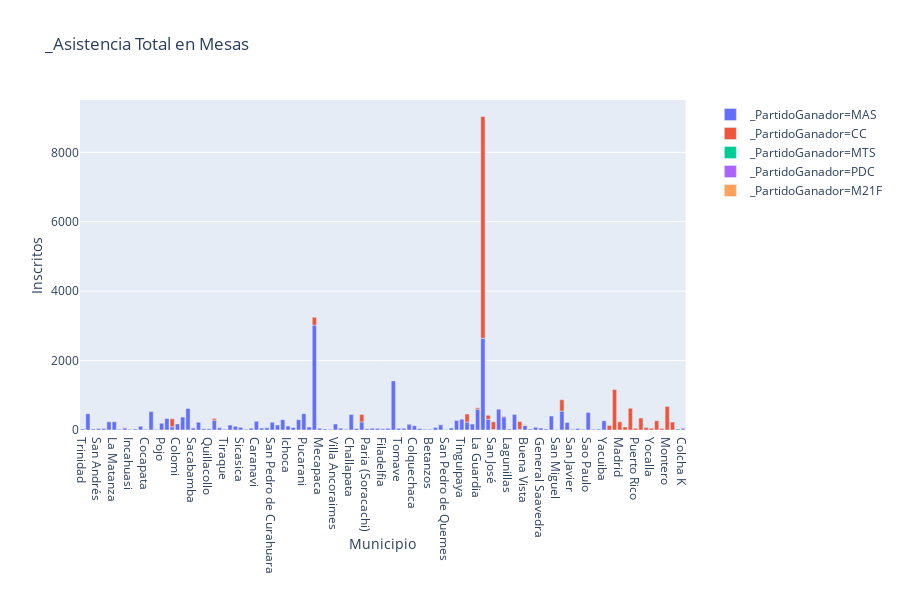

Write notebook code for a chart like this one.
### Markdown cell above
### Mesas con asistencia total por municipios y partido ganador

### Code cell
configure_plotly_browser_state()
fig = px.bar(df_total_asistencia, x="Municipio", y="Inscritos", title="_Asistencia Total en Mesas", color="_PartidoGanador")
fig.show()

### Figure 1 — Plotly figure (JSON) as saved in the notebook; plotly's stock layout.template omitted (floating-point values rounded to 4 significant figures)
{"data": [{"textposition": "auto", "hovertemplate": "_PartidoGanador=MAS<br>Municipio=%{x}<br>Inscritos=%{y}", "showlegend": true, "legendgroup": "_PartidoGanador=MAS", "name": "_PartidoGanador=MAS", "yaxis": "y", "y": [31, 469, 32, 44, 40, 236, 238, 23, 56, 20, 32, 109, 20, 530, 20, 196, 328, 92, 176, 371, 623, 55, 223, 38, 34, 284, 64, 24, 143, 109, 76, 21, 54, 252, 57, 63, 223, 141, 298, 114, 73, 298, 471, 83, 3022, 52, 28, 21, 172, 53, 24, 447, 43, 233, 36, 54, 48, 37, 47, 1415, 50, 47, 163, 122, 46, 23, 24, 75, 148, 18, 58, 275, 313, 230, 173, 601, 2644, 310, 13, 601, 380, 27, 449, 22, 128, 31, 80, 55, 32, 401, 18, 544, 219, 24, 46, 25, 502, 21, 27, 269], "hoverlabel": {"namelength": 0}, "offsetgroup": "_PartidoGanador=MAS", "xaxis": "x", "marker": {"color": "#636efa"}, "x": ["Trinidad", "Puerto Menor de Rurrenabaque", "Reyes", "San Andrés", "Guayaramerín", "Berazategui", "La Matanza", "Azurduy", "Monteagudo", "Incahuasi", "Sopachui", "Ayopaya (Villa de Independencia)", "Cocapata", "Chimoré", "Pocona", "Pojo", "Puerto Villarroel", "Cochabamba", "Colomi", "Sacaba", "Villa Tunari", "Sacabamba", "Cliza", "Alalay", "Quillacollo", "Tiquipaya", "Tapacarí", "Tiraque", "Calamarca", "Patacamaya", "Sicasica", "Umala", "Mocomoco", "Caranavi", "Santiago de Machaca", "Papel Pampa", "San Pedro de Curahuara", "Viacha", "Colquiri", "Ichoca", "Sapahaqui", "Laja", "Pucarani", "Achocalla", "El Alto", "Mecapaca", "Chuma", "Achacachi", "Villa Ancoraimes", "Calacoto", "Waldo Ballivian", "Challapata", "Caracollo", "Oruro", "Paria (Soracachi)", "Salinas de Garcí Mendoza", "Puerto Gonzalo Moreno", "Filadelfia", "Porvenir", "Sacaca", "Tomave", "San Pedro", "Toro Toro", "Colquechaca", "Pocoata", "Ravelo", "Betanzos", "Villazón", "Cotagaita", "San Pedro de Quemes", "Atocha", "Tupiza", "Tinguipaya", "Cotoca", "El Torno", "La Guardia", "Santa Cruz de La Sierra", "Pailón", "San José", "Charagua", "Gutiérrez", "Lagunillas", "Pampa Grande", "Puerto Quijarro", "Buena Vista", "Yapacaní", "Saipina", "General Saavedra", "Vallegrande", "San Ignacio", "San Miguel", "Warnes", "Concepción", "San Javier", "San Julian", "Sao José do Rio Preto", "Sao Paulo", "Bermejo", "Uriondo (Concepción)", "Yacuiba"], "alignmentgroup": "True", "type": "bar", "orientation": "v"}, {"textposition": "auto", "hovertemplate": "_PartidoGanador=CC<br>Municipio=%{x}<br>Inscritos=%{y}", "showlegend": true, "legendgroup": "_PartidoGanador=CC", "name": "_PartidoGanador=CC", "yaxis": "y", "y": [18, 133, 232, 44, 225, 1170, 238, 216, 89, 625, 51, 343, 70, 54, 230, 38, 6389, 113, 222, 16, 221, 269, 42, 678, 227, 326], "hoverlabel": {"namelength": 0}, "offsetgroup": "_PartidoGanador=CC", "xaxis": "x", "marker": {"color": "#EF553B"}, "x": ["Monteagudo", "Sucre", "Cochabamba", "Tiquipaya", "El Alto", "Nuestra Señora de La Paz", "Madrid", "Oruro", "Cruz de Machacamarca", "Sabaya", "Puerto Rico", "Cobija", "Potosí", "Yocalla", "Cotoca", "La Guardia", "Santa Cruz de La Sierra", "Pailón", "San José", "Gutiérrez", "Puerto Quijarro", "Puerto Suarez", "San Carlos", "Montero", "Portachuelo", "Warnes"], "alignmentgroup": "True", "type": "bar", "orientation": "v"}, {"textposition": "auto", "hovertemplate": "_PartidoGanador=MTS<br>Municipio=%{x}<br>Inscritos=%{y}", "showlegend": true, "legendgroup": "_PartidoGanador=MTS", "name": "_PartidoGanador=MTS", "yaxis": "y", "y": [31], "hoverlabel": {"namelength": 0}, "offsetgroup": "_PartidoGanador=MTS", "xaxis": "x", "marker": {"color": "#00cc96"}, "x": ["Sorata"], "alignmentgroup": "True", "type": "bar", "orientation": "v"}, {"textposition": "auto", "hovertemplate": "_PartidoGanador=PDC<br>Municipio=%{x}<br>Inscritos=%{y}", "showlegend": true, "legendgroup": "_PartidoGanador=PDC", "name": "_PartidoGanador=PDC", "yaxis": "y", "y": [48], "hoverlabel": {"namelength": 0}, "offsetgroup": "_PartidoGanador=PDC", "xaxis": "x", "marker": {"color": "#ab63fa"}, "x": ["Colcha K"], "alignmentgroup": "True", "type": "bar", "orientation": "v"}, {"textposition": "auto", "hovertemplate": "_PartidoGanador=M21F<br>Municipio=%{x}<br>Inscritos=%{y}", "showlegend": true, "legendgroup": "_PartidoGanador=M21F", "name": "_PartidoGanador=M21F", "yaxis": "y", "y": [26], "hoverlabel": {"namelength": 0}, "offsetgroup": "_PartidoGanador=M21F", "xaxis": "x", "marker": {"color": "#FFA15A"}, "x": ["Buena Vista"], "alignmentgroup": "True", "type": "bar", "orientation": "v"}], "layout": {"title": {"text": "_Asistencia Total en Mesas"}, "yaxis": {"domain": [0, 1], "anchor": "x", "title": {"text": "Inscritos"}}, "height": 600, "barmode": "relative", "xaxis": {"domain": [0, 0.98], "anchor": "y", "title": {"text": "Municipio"}}, "legend": {"tracegroupgap": 0}}}
